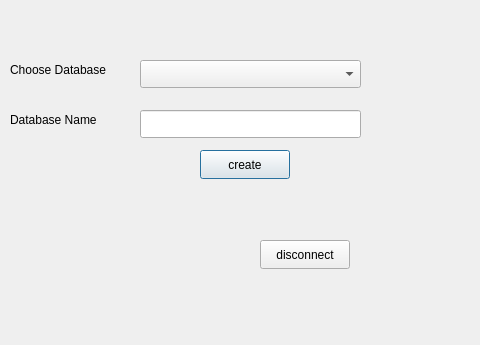
<?xml version="1.0" encoding="UTF-8"?>
<ui version="4.0">
 <class>Create_new_Database_Dialog</class>
 <widget class="QDialog" name="Create_new_Database_Dialog">
  <property name="geometry">
   <rect>
    <x>0</x>
    <y>0</y>
    <width>480</width>
    <height>345</height>
   </rect>
  </property>
  <property name="windowTitle">
   <string>Dialog</string>
  </property>
  <widget class="QLabel" name="label">
   <property name="geometry">
    <rect>
     <x>10</x>
     <y>60</y>
     <width>111</width>
     <height>20</height>
    </rect>
   </property>
   <property name="text">
    <string>Choose Database</string>
   </property>
  </widget>
  <widget class="QComboBox" name="comboBox_choose_db">
   <property name="geometry">
    <rect>
     <x>140</x>
     <y>60</y>
     <width>221</width>
     <height>28</height>
    </rect>
   </property>
  </widget>
  <widget class="QPushButton" name="pushButton_connect_db">
   <property name="geometry">
    <rect>
     <x>200</x>
     <y>150</y>
     <width>90</width>
     <height>29</height>
    </rect>
   </property>
   <property name="text">
    <string>create</string>
   </property>
  </widget>
  <widget class="QPushButton" name="pushButton_disconnect_db">
   <property name="geometry">
    <rect>
     <x>260</x>
     <y>240</y>
     <width>90</width>
     <height>29</height>
    </rect>
   </property>
   <property name="text">
    <string>disconnect</string>
   </property>
  </widget>
  <widget class="QLabel" name="label_2">
   <property name="geometry">
    <rect>
     <x>10</x>
     <y>110</y>
     <width>111</width>
     <height>20</height>
    </rect>
   </property>
   <property name="text">
    <string>Database Name</string>
   </property>
  </widget>
  <widget class="QLineEdit" name="lineEdit_db_name">
   <property name="geometry">
    <rect>
     <x>140</x>
     <y>110</y>
     <width>221</width>
     <height>28</height>
    </rect>
   </property>
  </widget>
  <widget class="QWidget" name="verticalLayoutWidget">
   <property name="geometry">
    <rect>
     <x>380</x>
     <y>0</y>
     <width>91</width>
     <height>31</height>
    </rect>
   </property>
   <layout class="QVBoxLayout" name="verticalLayout_new_db_goback"/>
  </widget>
 </widget>
 <resources/>
 <connections/>
</ui>
